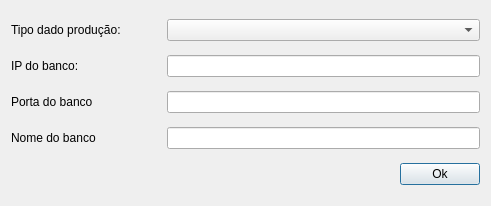
<?xml version="1.0" encoding="UTF-8"?>
<ui version="4.0">
 <class>Dialog</class>
 <widget class="QDialog" name="Dialog">
  <property name="geometry">
   <rect>
    <x>0</x>
    <y>0</y>
    <width>491</width>
    <height>206</height>
   </rect>
  </property>
  <property name="windowTitle">
   <string/>
  </property>
  <layout class="QGridLayout" name="gridLayout">
   <item row="1" column="0">
    <layout class="QHBoxLayout" name="horizontalLayout_2">
     <item>
      <widget class="QLabel" name="label">
       <property name="sizePolicy">
        <sizepolicy hsizetype="Fixed" vsizetype="Preferred">
         <horstretch>0</horstretch>
         <verstretch>0</verstretch>
        </sizepolicy>
       </property>
       <property name="minimumSize">
        <size>
         <width>150</width>
         <height>0</height>
        </size>
       </property>
       <property name="maximumSize">
        <size>
         <width>150</width>
         <height>16777215</height>
        </size>
       </property>
       <property name="text">
        <string>IP do banco:</string>
       </property>
      </widget>
     </item>
     <item>
      <widget class="QLineEdit" name="ipDBLe"/>
     </item>
    </layout>
   </item>
   <item row="0" column="0">
    <layout class="QHBoxLayout" name="horizontalLayout_6">
     <item>
      <widget class="QLabel" name="label_5">
       <property name="sizePolicy">
        <sizepolicy hsizetype="Fixed" vsizetype="Preferred">
         <horstretch>0</horstretch>
         <verstretch>0</verstretch>
        </sizepolicy>
       </property>
       <property name="minimumSize">
        <size>
         <width>150</width>
         <height>0</height>
        </size>
       </property>
       <property name="maximumSize">
        <size>
         <width>150</width>
         <height>16777215</height>
        </size>
       </property>
       <property name="text">
        <string>Tipo dado produção:</string>
       </property>
      </widget>
     </item>
     <item>
      <widget class="QComboBox" name="typeProductionDataCb"/>
     </item>
    </layout>
   </item>
   <item row="4" column="0">
    <layout class="QHBoxLayout" name="horizontalLayout">
     <item>
      <spacer name="horizontalSpacer">
       <property name="orientation">
        <enum>Qt::Horizontal</enum>
       </property>
       <property name="sizeHint" stdset="0">
        <size>
         <width>343</width>
         <height>20</height>
        </size>
       </property>
      </spacer>
     </item>
     <item>
      <widget class="QPushButton" name="okBtn">
       <property name="text">
        <string>Ok</string>
       </property>
      </widget>
     </item>
    </layout>
   </item>
   <item row="2" column="0">
    <layout class="QHBoxLayout" name="horizontalLayout_3">
     <item>
      <widget class="QLabel" name="label_2">
       <property name="sizePolicy">
        <sizepolicy hsizetype="Fixed" vsizetype="Preferred">
         <horstretch>0</horstretch>
         <verstretch>0</verstretch>
        </sizepolicy>
       </property>
       <property name="minimumSize">
        <size>
         <width>150</width>
         <height>0</height>
        </size>
       </property>
       <property name="maximumSize">
        <size>
         <width>150</width>
         <height>16777215</height>
        </size>
       </property>
       <property name="text">
        <string>Porta do banco</string>
       </property>
      </widget>
     </item>
     <item>
      <widget class="QLineEdit" name="portDBLe"/>
     </item>
    </layout>
   </item>
   <item row="3" column="0">
    <layout class="QHBoxLayout" name="horizontalLayout_4">
     <item>
      <widget class="QLabel" name="label_3">
       <property name="sizePolicy">
        <sizepolicy hsizetype="Fixed" vsizetype="Preferred">
         <horstretch>0</horstretch>
         <verstretch>0</verstretch>
        </sizepolicy>
       </property>
       <property name="minimumSize">
        <size>
         <width>150</width>
         <height>0</height>
        </size>
       </property>
       <property name="maximumSize">
        <size>
         <width>150</width>
         <height>16777215</height>
        </size>
       </property>
       <property name="text">
        <string>Nome do banco</string>
       </property>
      </widget>
     </item>
     <item>
      <widget class="QLineEdit" name="nameDBLe"/>
     </item>
    </layout>
   </item>
  </layout>
 </widget>
 <tabstops>
  <tabstop>typeProductionDataCb</tabstop>
  <tabstop>ipDBLe</tabstop>
  <tabstop>portDBLe</tabstop>
  <tabstop>nameDBLe</tabstop>
  <tabstop>okBtn</tabstop>
 </tabstops>
 <resources/>
 <connections/>
</ui>
